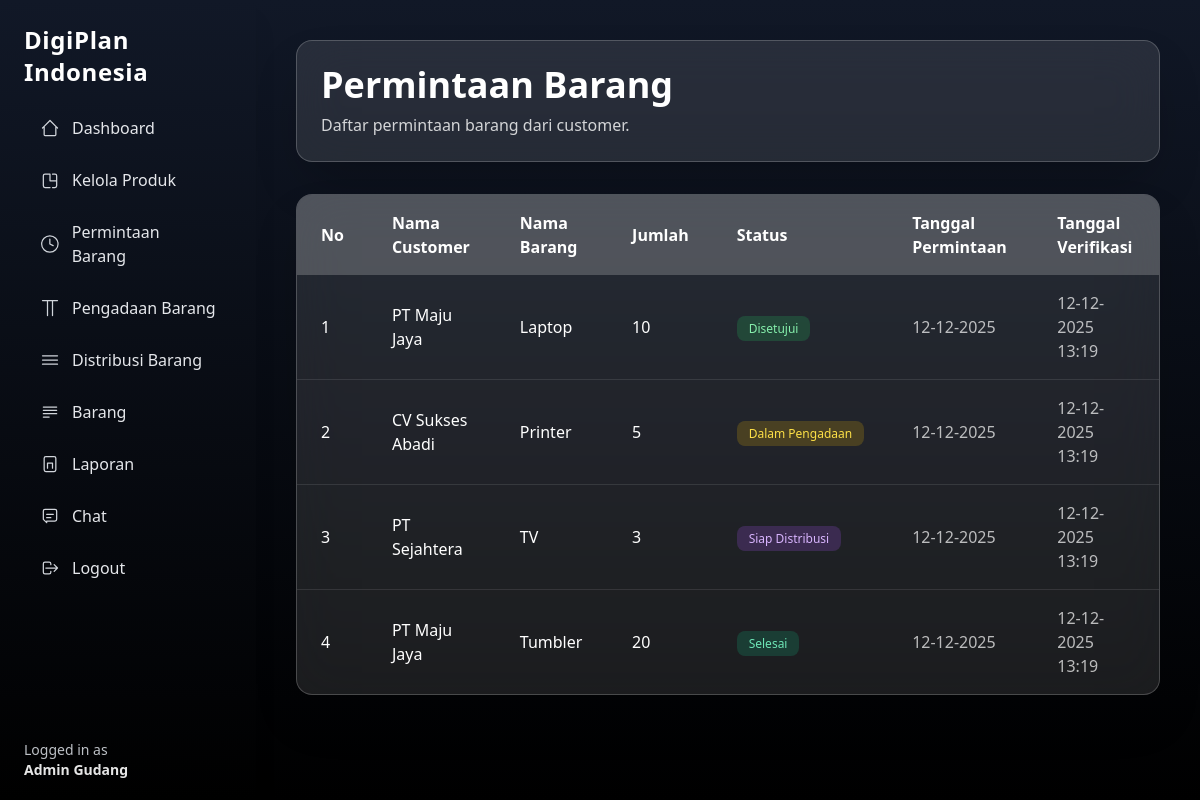
Page /admin/item-request.php (signed in) on the committed database.
### tables this page shows
CREATE TABLE permintaan_barang (
  id INT AUTO_INCREMENT PRIMARY KEY,
  kode_permintaan VARCHAR(50) UNIQUE,
  user_id INT,
  nama_barang VARCHAR(100),
  merk VARCHAR(100),
  warna VARCHAR(100),
  jumlah INT,
  status ENUM(
    'diajukan',
    'ditolak',
    'disetujui',
    'dalam_pengadaan',
    'siap_distribusi',
    'selesai'
  ),
  admin_id INT,
  tanggal_verifikasi DATETIME,
  catatan_admin TEXT,
  created_at TIMESTAMP DEFAULT CURRENT_TIMESTAMP,
  FOREIGN KEY (user_id) REFERENCES users(id),
  FOREIGN KEY (admin_id) REFERENCES users(id)
);

CREATE TABLE users (
  id INT AUTO_INCREMENT PRIMARY KEY,
  name VARCHAR(100),
  email VARCHAR(100) UNIQUE,
  password VARCHAR(255),
  role_id INT,
  created_at TIMESTAMP DEFAULT CURRENT_TIMESTAMP,
  FOREIGN KEY (role_id) REFERENCES roles(id)
);

### admin/item-request-func.php (called while the page is built, shortened)
<?php
require '../include/conn.php';
$sql = "
  SELECT
    pb.*,
    u.name AS nama_user
  FROM permintaan_barang pb
  JOIN users u ON pb.user_id = u.id
  ORDER BY pb.created_at DESC
";
$result = $conn->query($sql);

### admin/item-request.php (the view, shortened to what this page needs)
<?php
require 'item-request-func.php';
?>
<!DOCTYPE html>
<html lang="en">
<head>
  <script src="https://cdn.tailwindcss.com"></script>
</head>
<body class="bg-gradient-to-b from-gray-900 to-black overflow-x-hidden">
  <?php include '../include/layouts/sidebar-admin.php'; ?>
  <div class="flex min-h-screen">
    <main class="ml-64 p-10 w-full flex-1">
      <div class="max-w-7xl mx-auto">
        <div class="backdrop-blur-xl bg-white/10 border border-white/20 p-6 rounded-2xl shadow-2xl mb-8">
          <h1 class="text-4xl font-bold text-white mb-2">Permintaan Barang</h1>
          <p class="text-white/80">Daftar permintaan barang dari customer.</p>
        </div>
        <div class="backdrop-blur-xl bg-white/10 border border-white/20 rounded-2xl shadow-2xl overflow-hidden">
          <div class="overflow-x-auto">
            <table class="table-auto w-full">
              <thead>
                <tr class="bg-white/20 text-white text-left">
                  <th class="px-6 py-4">No</th>
                  <th class="px-6 py-4">Nama Customer</th>
                  <th class="px-6 py-4">Nama Barang</th>
                  <th class="px-6 py-4">Jumlah</th>
                  <th class="px-6 py-4">Status</th>
                  <th class="px-6 py-4">Tanggal Permintaan</th>
                  <th class="px-6 py-4">Tanggal Verifikasi</th>
                </tr>
              </thead>
              <tbody class="divide-y divide-white/10">
                <?php $no = 1;
                while ($row = $result->fetch_assoc()): ?>
                  <tr class="hover:bg-white/5">
                    <td class="px-6 py-4 text-white"><?= $no++ ?></td>
                    <td class="px-6 py-4 text-white"><?= htmlspecialchars($row['nama_user']) ?></td>
                    <td class="px-6 py-4 text-white"><?= htmlspecialchars($row['nama_barang']) ?></td>
                    <td class="px-6 py-4 text-white"><?= $row['jumlah'] ?></td>
                    <td class="px-6 py-4 capitalize">
                      <?php
                      switch ($row['status']) {
                        case 'disetujui':
                          echo "<span class='px-3 py-1 bg-green-500/20 text-green-300 rounded-lg text-xs whitespace-nowrap'>Disetujui</span>";
                          break;
                        case 'dalam_pengadaan':
                          echo "<span class='px-3 py-1 bg-yellow-500/20 text-yellow-300 rounded-lg text-xs whitespace-nowrap'>Dalam Pengadaan</span>";
                          break;
                        case 'siap_distribusi':
                          echo "<span class='px-3 py-1 bg-purple-500/20 text-purple-300 rounded-lg text-xs whitespace-nowrap'>Siap Distribusi</span>";
                          break;
                        case 'selesai':
                          echo "<span class='px-3 py-1 bg-emerald-500/20 text-emerald-300 rounded-lg text-xs whitespace-nowrap'>Selesai</span>";
                          break;
                      }
                      ?>
                    </td>
                    <td class="px-6 py-4 text-white/70">
                      <?= date('d-m-Y', strtotime($row['created_at'])) ?>
                    </td>
                    <td class="px-6 py-4 text-white/70">
                      <?= $row['tanggal_verifikasi']
                        ? date('d-m-Y H:i', strtotime($row['tanggal_verifikasi']))
                        : 'Belum Diverifikasi'; ?>
                    </td>
                  </tr>
                <?php endwhile; ?>
              </tbody>
            </table>
          </div>
        </div>
      </div>
    </main>
  </div>
</body>
</html>

### rows in the picture
permintaan_barang: user.name "PT Maju Jaya", nama_barang "Laptop", jumlah "10", status "Disetujui", created_at "12-12-2025", tanggal_verifikasi "12-12-2025 13:19"
permintaan_barang: user.name "CV Sukses Abadi", nama_barang "Printer", jumlah "5", status "Dalam Pengadaan", created_at "12-12-2025", tanggal_verifikasi "12-12-2025 13:19"
permintaan_barang: user.name "PT Sejahtera", nama_barang "TV", jumlah "3", status "Siap Distribusi", created_at "12-12-2025", tanggal_verifikasi "12-12-2025 13:19"
permintaan_barang: user.name "PT Maju Jaya", nama_barang "Tumbler", jumlah "20", status "Selesai", created_at "12-12-2025", tanggal_verifikasi "12-12-2025 13:19"

### other values in the picture
$_SESSION['name'] "Admin Gudang"
